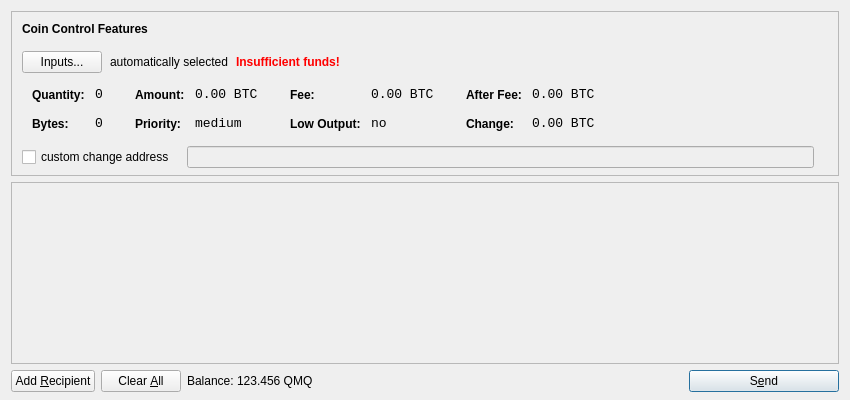
<?xml version="1.0" encoding="UTF-8"?>
<ui version="4.0">
 <class>SendCoinsDialog</class>
 <widget class="QDialog" name="SendCoinsDialog">
  <property name="geometry">
   <rect>
    <x>0</x>
    <y>0</y>
    <width>850</width>
    <height>400</height>
   </rect>
  </property>
  <property name="windowTitle">
   <string>Send Coins</string>
  </property>
  <layout class="QVBoxLayout" name="verticalLayout" stretch="0,1,0">
   <property name="bottomMargin">
    <number>8</number>
   </property>
   <item>
    <widget class="QFrame" name="frameCoinControl">
     <property name="sizePolicy">
      <sizepolicy hsizetype="Expanding" vsizetype="Expanding">
       <horstretch>0</horstretch>
       <verstretch>0</verstretch>
      </sizepolicy>
     </property>
     <property name="maximumSize">
      <size>
       <width>16777215</width>
       <height>16777215</height>
      </size>
     </property>
     <property name="frameShape">
      <enum>QFrame::StyledPanel</enum>
     </property>
     <property name="frameShadow">
      <enum>QFrame::Sunken</enum>
     </property>
     <layout class="QVBoxLayout" name="verticalLayoutCoinControl2">
      <property name="spacing">
       <number>-1</number>
      </property>
      <property name="leftMargin">
       <number>0</number>
      </property>
      <property name="topMargin">
       <number>0</number>
      </property>
      <property name="rightMargin">
       <number>0</number>
      </property>
      <property name="bottomMargin">
       <number>6</number>
      </property>
      <item>
       <layout class="QVBoxLayout" name="verticalLayoutCoinControl" stretch="0,0,0,0,1">
        <property name="spacing">
         <number>0</number>
        </property>
        <property name="leftMargin">
         <number>10</number>
        </property>
        <property name="topMargin">
         <number>10</number>
        </property>
        <item>
         <layout class="QHBoxLayout" name="horizontalLayoutCoinControl1">
          <property name="bottomMargin">
           <number>15</number>
          </property>
          <item>
           <widget class="QLabel" name="labelCoinControlFeatures">
            <property name="sizePolicy">
             <sizepolicy hsizetype="Preferred" vsizetype="Maximum">
              <horstretch>0</horstretch>
              <verstretch>0</verstretch>
             </sizepolicy>
            </property>
            <property name="font">
             <font>
              <weight>75</weight>
              <bold>true</bold>
             </font>
            </property>
            <property name="styleSheet">
             <string notr="true">font-weight:bold;</string>
            </property>
            <property name="text">
             <string>Coin Control Features</string>
            </property>
           </widget>
          </item>
         </layout>
        </item>
        <item>
         <layout class="QHBoxLayout" name="horizontalLayoutCoinControl2" stretch="0,0,0,0">
          <property name="spacing">
           <number>8</number>
          </property>
          <property name="bottomMargin">
           <number>10</number>
          </property>
          <item>
           <widget class="QPushButton" name="pushButtonCoinControl">
            <property name="styleSheet">
             <string notr="true"/>
            </property>
            <property name="text">
             <string>Inputs...</string>
            </property>
           </widget>
          </item>
          <item>
           <widget class="QLabel" name="labelCoinControlAutomaticallySelected">
            <property name="text">
             <string>automatically selected</string>
            </property>
            <property name="margin">
             <number>5</number>
            </property>
           </widget>
          </item>
          <item>
           <widget class="QLabel" name="labelCoinControlInsuffFunds">
            <property name="font">
             <font>
              <weight>75</weight>
              <bold>true</bold>
             </font>
            </property>
            <property name="styleSheet">
             <string notr="true">color:red;font-weight:bold;</string>
            </property>
            <property name="text">
             <string>Insufficient funds!</string>
            </property>
            <property name="margin">
             <number>5</number>
            </property>
           </widget>
          </item>
          <item>
           <spacer name="horizontalSpacerCoinControl">
            <property name="orientation">
             <enum>Qt::Horizontal</enum>
            </property>
            <property name="sizeHint" stdset="0">
             <size>
              <width>40</width>
              <height>1</height>
             </size>
            </property>
           </spacer>
          </item>
         </layout>
        </item>
        <item>
         <widget class="QWidget" name="widgetCoinControl" native="true">
          <property name="sizePolicy">
           <sizepolicy hsizetype="Preferred" vsizetype="Preferred">
            <horstretch>0</horstretch>
            <verstretch>0</verstretch>
           </sizepolicy>
          </property>
          <property name="minimumSize">
           <size>
            <width>0</width>
            <height>0</height>
           </size>
          </property>
          <property name="styleSheet">
           <string notr="true"/>
          </property>
          <layout class="QHBoxLayout" name="horizontalLayoutCoinControl5">
           <property name="margin">
            <number>0</number>
           </property>
           <item>
            <layout class="QHBoxLayout" name="horizontalLayoutCoinControl3" stretch="0,0,0,1">
             <property name="spacing">
              <number>20</number>
             </property>
             <property name="topMargin">
              <number>0</number>
             </property>
             <property name="bottomMargin">
              <number>10</number>
             </property>
             <item>
              <layout class="QFormLayout" name="formLayoutCoinControl1">
               <property name="horizontalSpacing">
                <number>10</number>
               </property>
               <property name="verticalSpacing">
                <number>14</number>
               </property>
               <property name="leftMargin">
                <number>10</number>
               </property>
               <property name="topMargin">
                <number>4</number>
               </property>
               <property name="rightMargin">
                <number>6</number>
               </property>
               <item row="0" column="0">
                <widget class="QLabel" name="labelCoinControlQuantityText">
                 <property name="styleSheet">
                  <string notr="true">font-weight:bold;</string>
                 </property>
                 <property name="text">
                  <string>Quantity:</string>
                 </property>
                 <property name="margin">
                  <number>0</number>
                 </property>
                </widget>
               </item>
               <item row="0" column="1">
                <widget class="QLabel" name="labelCoinControlQuantity">
                 <property name="font">
                  <font>
                   <family>Monospace</family>
                   <pointsize>10</pointsize>
                  </font>
                 </property>
                 <property name="cursor">
                  <cursorShape>IBeamCursor</cursorShape>
                 </property>
                 <property name="contextMenuPolicy">
                  <enum>Qt::ActionsContextMenu</enum>
                 </property>
                 <property name="text">
                  <string notr="true">0</string>
                 </property>
                 <property name="margin">
                  <number>0</number>
                 </property>
                 <property name="textInteractionFlags">
                  <set>Qt::LinksAccessibleByMouse|Qt::TextSelectableByKeyboard|Qt::TextSelectableByMouse</set>
                 </property>
                </widget>
               </item>
               <item row="1" column="0">
                <widget class="QLabel" name="labelCoinControlBytesText">
                 <property name="styleSheet">
                  <string notr="true">font-weight:bold;</string>
                 </property>
                 <property name="text">
                  <string>Bytes:</string>
                 </property>
                </widget>
               </item>
               <item row="1" column="1">
                <widget class="QLabel" name="labelCoinControlBytes">
                 <property name="font">
                  <font>
                   <family>Monospace</family>
                   <pointsize>10</pointsize>
                  </font>
                 </property>
                 <property name="cursor">
                  <cursorShape>IBeamCursor</cursorShape>
                 </property>
                 <property name="contextMenuPolicy">
                  <enum>Qt::ActionsContextMenu</enum>
                 </property>
                 <property name="text">
                  <string notr="true">0</string>
                 </property>
                 <property name="textInteractionFlags">
                  <set>Qt::LinksAccessibleByMouse|Qt::TextSelectableByKeyboard|Qt::TextSelectableByMouse</set>
                 </property>
                </widget>
               </item>
              </layout>
             </item>
             <item>
              <layout class="QFormLayout" name="formLayoutCoinControl2">
               <property name="horizontalSpacing">
                <number>10</number>
               </property>
               <property name="verticalSpacing">
                <number>14</number>
               </property>
               <property name="leftMargin">
                <number>6</number>
               </property>
               <property name="topMargin">
                <number>4</number>
               </property>
               <property name="rightMargin">
                <number>6</number>
               </property>
               <item row="0" column="0">
                <widget class="QLabel" name="labelCoinControlAmountText">
                 <property name="styleSheet">
                  <string notr="true">font-weight:bold;</string>
                 </property>
                 <property name="text">
                  <string>Amount:</string>
                 </property>
                 <property name="margin">
                  <number>0</number>
                 </property>
                </widget>
               </item>
               <item row="0" column="1">
                <widget class="QLabel" name="labelCoinControlAmount">
                 <property name="font">
                  <font>
                   <family>Monospace</family>
                   <pointsize>10</pointsize>
                  </font>
                 </property>
                 <property name="cursor">
                  <cursorShape>IBeamCursor</cursorShape>
                 </property>
                 <property name="contextMenuPolicy">
                  <enum>Qt::ActionsContextMenu</enum>
                 </property>
                 <property name="text">
                  <string notr="true">0.00 BTC</string>
                 </property>
                 <property name="textInteractionFlags">
                  <set>Qt::LinksAccessibleByMouse|Qt::TextSelectableByKeyboard|Qt::TextSelectableByMouse</set>
                 </property>
                </widget>
               </item>
               <item row="1" column="0">
                <widget class="QLabel" name="labelCoinControlPriorityText">
                 <property name="styleSheet">
                  <string notr="true">font-weight:bold;</string>
                 </property>
                 <property name="text">
                  <string>Priority:</string>
                 </property>
                </widget>
               </item>
               <item row="1" column="1">
                <widget class="QLabel" name="labelCoinControlPriority">
                 <property name="font">
                  <font>
                   <family>Monospace</family>
                   <pointsize>10</pointsize>
                  </font>
                 </property>
                 <property name="cursor">
                  <cursorShape>IBeamCursor</cursorShape>
                 </property>
                 <property name="contextMenuPolicy">
                  <enum>Qt::ActionsContextMenu</enum>
                 </property>
                 <property name="text">
                  <string>medium</string>
                 </property>
                 <property name="textInteractionFlags">
                  <set>Qt::LinksAccessibleByMouse|Qt::TextSelectableByKeyboard|Qt::TextSelectableByMouse</set>
                 </property>
                </widget>
               </item>
              </layout>
             </item>
             <item>
              <layout class="QFormLayout" name="formLayoutCoinControl3">
               <property name="horizontalSpacing">
                <number>10</number>
               </property>
               <property name="verticalSpacing">
                <number>14</number>
               </property>
               <property name="leftMargin">
                <number>6</number>
               </property>
               <property name="topMargin">
                <number>4</number>
               </property>
               <property name="rightMargin">
                <number>6</number>
               </property>
               <item row="0" column="0">
                <widget class="QLabel" name="labelCoinControlFeeText">
                 <property name="styleSheet">
                  <string notr="true">font-weight:bold;</string>
                 </property>
                 <property name="text">
                  <string>Fee:</string>
                 </property>
                 <property name="margin">
                  <number>0</number>
                 </property>
                </widget>
               </item>
               <item row="0" column="1">
                <widget class="QLabel" name="labelCoinControlFee">
                 <property name="font">
                  <font>
                   <family>Monospace</family>
                   <pointsize>10</pointsize>
                  </font>
                 </property>
                 <property name="cursor">
                  <cursorShape>IBeamCursor</cursorShape>
                 </property>
                 <property name="contextMenuPolicy">
                  <enum>Qt::ActionsContextMenu</enum>
                 </property>
                 <property name="text">
                  <string notr="true">0.00 BTC</string>
                 </property>
                 <property name="textInteractionFlags">
                  <set>Qt::LinksAccessibleByMouse|Qt::TextSelectableByKeyboard|Qt::TextSelectableByMouse</set>
                 </property>
                </widget>
               </item>
               <item row="1" column="0">
                <widget class="QLabel" name="labelCoinControlLowOutputText">
                 <property name="styleSheet">
                  <string notr="true">font-weight:bold;</string>
                 </property>
                 <property name="text">
                  <string>Low Output:</string>
                 </property>
                </widget>
               </item>
               <item row="1" column="1">
                <widget class="QLabel" name="labelCoinControlLowOutput">
                 <property name="font">
                  <font>
                   <family>Monospace</family>
                   <pointsize>10</pointsize>
                  </font>
                 </property>
                 <property name="cursor">
                  <cursorShape>IBeamCursor</cursorShape>
                 </property>
                 <property name="contextMenuPolicy">
                  <enum>Qt::ActionsContextMenu</enum>
                 </property>
                 <property name="text">
                  <string>no</string>
                 </property>
                 <property name="textInteractionFlags">
                  <set>Qt::LinksAccessibleByMouse|Qt::TextSelectableByKeyboard|Qt::TextSelectableByMouse</set>
                 </property>
                </widget>
               </item>
              </layout>
             </item>
             <item>
              <layout class="QFormLayout" name="formLayoutCoinControl4">
               <property name="horizontalSpacing">
                <number>10</number>
               </property>
               <property name="verticalSpacing">
                <number>14</number>
               </property>
               <property name="leftMargin">
                <number>6</number>
               </property>
               <property name="topMargin">
                <number>4</number>
               </property>
               <property name="rightMargin">
                <number>6</number>
               </property>
               <item row="0" column="0">
                <widget class="QLabel" name="labelCoinControlAfterFeeText">
                 <property name="styleSheet">
                  <string notr="true">font-weight:bold;</string>
                 </property>
                 <property name="text">
                  <string>After Fee:</string>
                 </property>
                 <property name="margin">
                  <number>0</number>
                 </property>
                </widget>
               </item>
               <item row="0" column="1">
                <widget class="QLabel" name="labelCoinControlAfterFee">
                 <property name="font">
                  <font>
                   <family>Monospace</family>
                   <pointsize>10</pointsize>
                  </font>
                 </property>
                 <property name="cursor">
                  <cursorShape>IBeamCursor</cursorShape>
                 </property>
                 <property name="contextMenuPolicy">
                  <enum>Qt::ActionsContextMenu</enum>
                 </property>
                 <property name="text">
                  <string notr="true">0.00 BTC</string>
                 </property>
                 <property name="textInteractionFlags">
                  <set>Qt::LinksAccessibleByMouse|Qt::TextSelectableByKeyboard|Qt::TextSelectableByMouse</set>
                 </property>
                </widget>
               </item>
               <item row="1" column="0">
                <widget class="QLabel" name="labelCoinControlChangeText">
                 <property name="styleSheet">
                  <string notr="true">font-weight:bold;</string>
                 </property>
                 <property name="text">
                  <string>Change:</string>
                 </property>
                </widget>
               </item>
               <item row="1" column="1">
                <widget class="QLabel" name="labelCoinControlChange">
                 <property name="font">
                  <font>
                   <family>Monospace</family>
                   <pointsize>10</pointsize>
                  </font>
                 </property>
                 <property name="cursor">
                  <cursorShape>IBeamCursor</cursorShape>
                 </property>
                 <property name="contextMenuPolicy">
                  <enum>Qt::ActionsContextMenu</enum>
                 </property>
                 <property name="text">
                  <string notr="true">0.00 BTC</string>
                 </property>
                 <property name="textInteractionFlags">
                  <set>Qt::LinksAccessibleByMouse|Qt::TextSelectableByKeyboard|Qt::TextSelectableByMouse</set>
                 </property>
                </widget>
               </item>
              </layout>
             </item>
            </layout>
           </item>
          </layout>
         </widget>
        </item>
        <item>
         <layout class="QHBoxLayout" name="horizontalLayoutCoinControl4" stretch="0,0,0">
          <property name="spacing">
           <number>12</number>
          </property>
          <property name="sizeConstraint">
           <enum>QLayout::SetDefaultConstraint</enum>
          </property>
          <property name="topMargin">
           <number>5</number>
          </property>
          <property name="rightMargin">
           <number>5</number>
          </property>
          <item>
           <widget class="QCheckBox" name="checkBoxCoinControlChange">
            <property name="text">
             <string>custom change address</string>
            </property>
           </widget>
          </item>
          <item>
           <widget class="QLineEdit" name="lineEditCoinControlChange">
            <property name="enabled">
             <bool>false</bool>
            </property>
            <property name="sizePolicy">
             <sizepolicy hsizetype="Expanding" vsizetype="Fixed">
              <horstretch>0</horstretch>
              <verstretch>0</verstretch>
             </sizepolicy>
            </property>
           </widget>
          </item>
          <item>
           <widget class="QLabel" name="labelCoinControlChangeLabel">
            <property name="sizePolicy">
             <sizepolicy hsizetype="Preferred" vsizetype="Expanding">
              <horstretch>0</horstretch>
              <verstretch>0</verstretch>
             </sizepolicy>
            </property>
            <property name="minimumSize">
             <size>
              <width>0</width>
              <height>0</height>
             </size>
            </property>
            <property name="text">
             <string/>
            </property>
            <property name="margin">
             <number>3</number>
            </property>
           </widget>
          </item>
         </layout>
        </item>
        <item>
         <spacer name="verticalSpacerCoinControl">
          <property name="orientation">
           <enum>Qt::Vertical</enum>
          </property>
          <property name="sizeHint" stdset="0">
           <size>
            <width>800</width>
            <height>1</height>
           </size>
          </property>
         </spacer>
        </item>
       </layout>
      </item>
     </layout>
    </widget>
   </item>
   <item>
    <widget class="QScrollArea" name="scrollArea">
     <property name="widgetResizable">
      <bool>true</bool>
     </property>
     <widget class="QWidget" name="scrollAreaWidgetContents">
      <property name="geometry">
       <rect>
        <x>0</x>
        <y>0</y>
        <width>830</width>
        <height>165</height>
       </rect>
      </property>
      <layout class="QVBoxLayout" name="verticalLayout_2">
       <property name="margin">
        <number>0</number>
       </property>
       <item>
        <layout class="QVBoxLayout" name="entries">
         <property name="spacing">
          <number>6</number>
         </property>
        </layout>
       </item>
       <item>
        <spacer name="verticalSpacer">
         <property name="orientation">
          <enum>Qt::Vertical</enum>
         </property>
         <property name="sizeHint" stdset="0">
          <size>
           <width>20</width>
           <height>40</height>
          </size>
         </property>
        </spacer>
       </item>
      </layout>
     </widget>
    </widget>
   </item>
   <item>
    <layout class="QHBoxLayout" name="horizontalLayout">
     <item>
      <widget class="QPushButton" name="addButton">
       <property name="toolTip">
        <string>Send to multiple recipients at once</string>
       </property>
       <property name="text">
        <string>Add &amp;Recipient</string>
       </property>
       <property name="icon">
        <iconset resource="../bitcoin.qrc">
         <normaloff>:/icons/add</normaloff>:/icons/add</iconset>
       </property>
       <property name="autoDefault">
        <bool>false</bool>
       </property>
      </widget>
     </item>
     <item>
      <widget class="QPushButton" name="clearButton">
       <property name="sizePolicy">
        <sizepolicy hsizetype="Minimum" vsizetype="Fixed">
         <horstretch>0</horstretch>
         <verstretch>0</verstretch>
        </sizepolicy>
       </property>
       <property name="toolTip">
        <string>Remove all transaction fields</string>
       </property>
       <property name="text">
        <string>Clear &amp;All</string>
       </property>
       <property name="icon">
        <iconset resource="../bitcoin.qrc">
         <normaloff>:/icons/remove</normaloff>:/icons/remove</iconset>
       </property>
       <property name="autoRepeatDelay">
        <number>300</number>
       </property>
       <property name="autoDefault">
        <bool>false</bool>
       </property>
      </widget>
     </item>
     <item>
      <layout class="QHBoxLayout" name="horizontalLayout_2">
       <property name="spacing">
        <number>3</number>
       </property>
       <item>
        <widget class="QLabel" name="label">
         <property name="text">
          <string>Balance:</string>
         </property>
        </widget>
       </item>
       <item>
        <widget class="QLabel" name="labelBalance">
         <property name="cursor">
          <cursorShape>IBeamCursor</cursorShape>
         </property>
         <property name="text">
          <string>123.456 QMQ</string>
         </property>
         <property name="textInteractionFlags">
          <set>Qt::LinksAccessibleByMouse|Qt::TextSelectableByKeyboard|Qt::TextSelectableByMouse</set>
         </property>
        </widget>
       </item>
      </layout>
     </item>
     <item>
      <spacer name="horizontalSpacer">
       <property name="orientation">
        <enum>Qt::Horizontal</enum>
       </property>
       <property name="sizeHint" stdset="0">
        <size>
         <width>40</width>
         <height>20</height>
        </size>
       </property>
      </spacer>
     </item>
     <item>
      <widget class="QPushButton" name="sendButton">
       <property name="minimumSize">
        <size>
         <width>150</width>
         <height>0</height>
        </size>
       </property>
       <property name="toolTip">
        <string>Confirm the send action</string>
       </property>
       <property name="text">
        <string>S&amp;end</string>
       </property>
       <property name="icon">
        <iconset resource="../bitcoin.qrc">
         <normaloff>:/icons/send</normaloff>:/icons/send</iconset>
       </property>
       <property name="default">
        <bool>true</bool>
       </property>
      </widget>
     </item>
    </layout>
   </item>
  </layout>
 </widget>
 <resources>
  <include location="../bitcoin.qrc"/>
 </resources>
 <connections/>
</ui>
